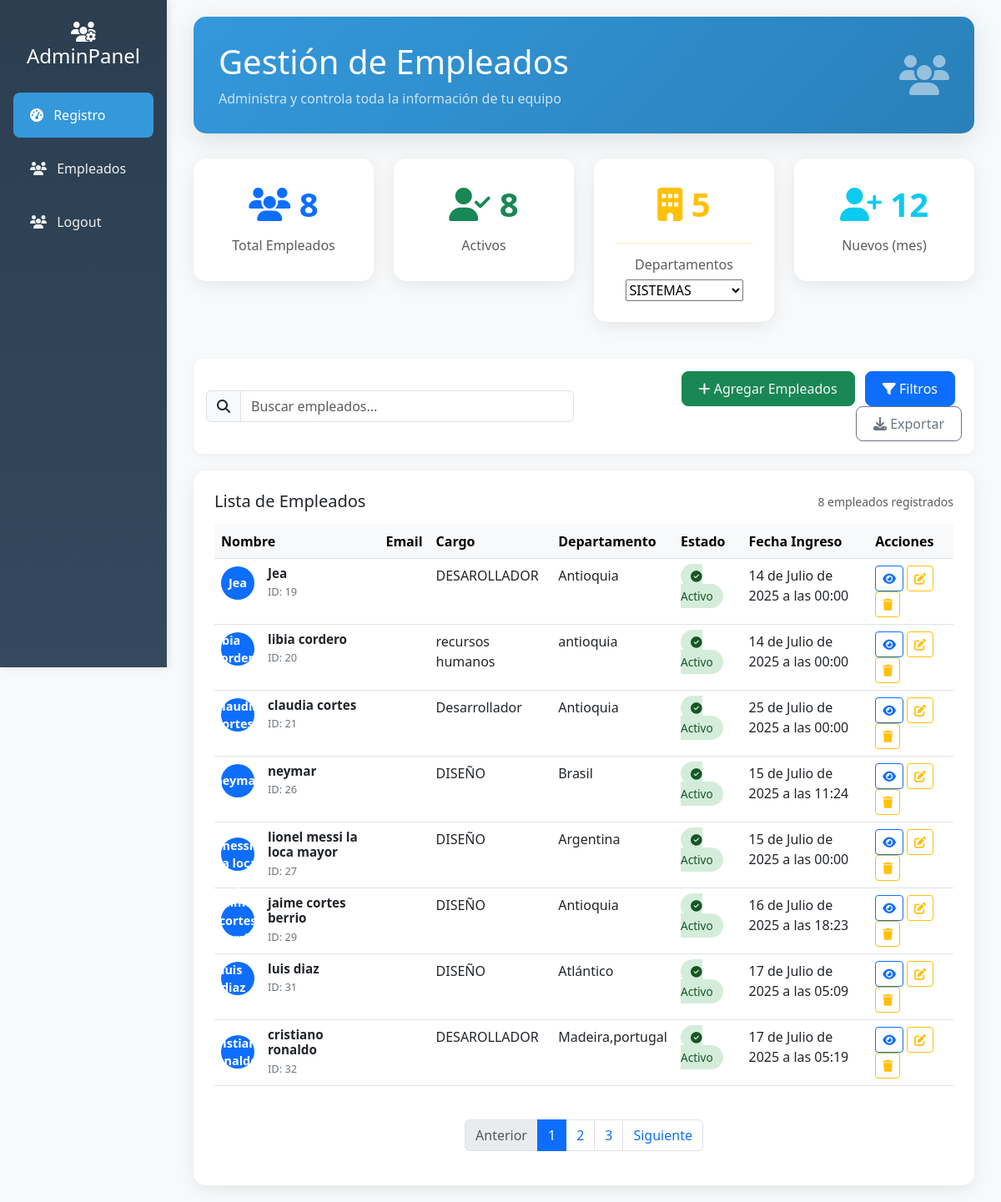
The app's page /dasboard/, older data.
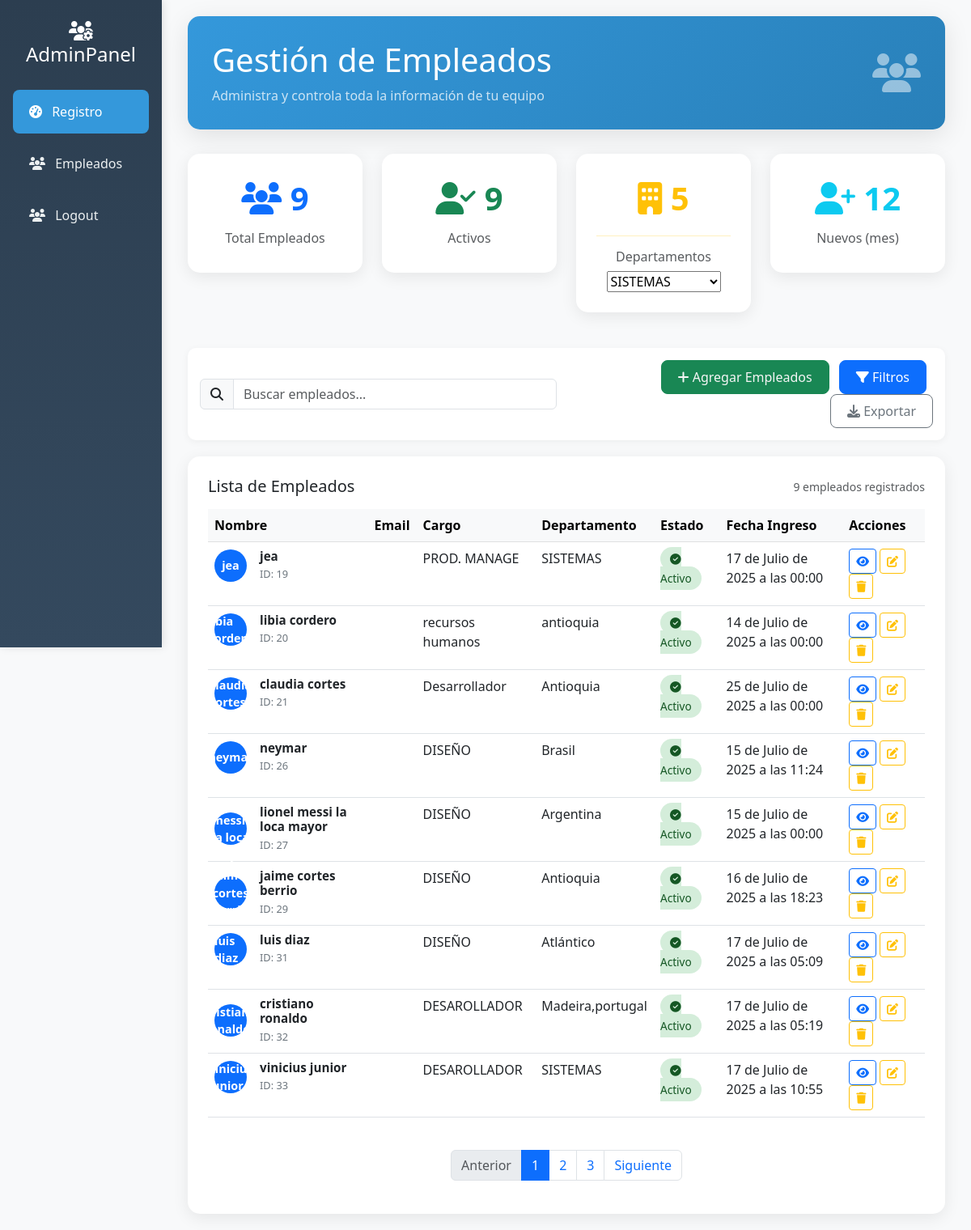
The same page, newer data.
### libreria_app/models.py (models this page shows, shortened)
class Employee(models.Model):
    Nombre_completo=models.CharField(verbose_name='Nombre',max_length=90)
    Email_corporativo=models.EmailField(max_length=254)
    Teléfono=models.CharField(verbose_name='Telefono',max_length=50)
    Cargo=models.CharField(verbose_name='Cargo',max_length=50)
    Departamento=models.CharField(verbose_name='Departamento',max_length=50)
    Fecha_de_contratación=models.DateTimeField(auto_now_add=True)
    Salario=models.DecimalField(max_digits=10, decimal_places=2)
    Estado=models.BooleanField(default=False)
    class Meta:
        verbose_name = 'Empleados'
        verbose_name_plural = 'Empleados'

### libreria_app/views.py (the view)
# urls.py: path('dasboard/',views.dasboard,name='dasboard'),
def dasboard(request):
    emp = Employee.objects.all()
    return render(request,'dasboard.html',{
        'emp':emp
    })

### libreria_app/templates/dasboard.html (shortened to what the changed rows need)
<!DOCTYPE html>
<html lang="es">
  <head>
    <link
      href="https://cdnjs.cloudflare.com/ajax/libs/bootstrap/5.3.0/css/bootstrap.min.css"
      rel="stylesheet"
    />
    <link
      href="https://cdnjs.cloudflare.com/ajax/libs/font-awesome/6.4.0/css/all.min.css"
      rel="stylesheet"
    />
  </head>
  <body>
    <div class="container-fluid">
      <div class="row">
        <div class="col-md-9 col-lg-10">
          <div class="main-content">
            <div class="header-card">
              <div class="d-flex justify-content-between align-items-center">
                <div>
                  <h1 class="mb-2">Gestión de Empleados</h1>
                </div>
              </div>
            </div>
            <div class="row mb-4">
              <div class="col-md-3">
                <div class="stats-card text-center">
                  <div class="stats-number text-primary">
                    <i class="fas fa-users"></i> {{ emp|length }}
                  </div>
                  <h6 class="text-muted">Total Empleados</h6>
                </div>
              </div>
              <div class="col-md-3">
                <div class="stats-card text-center">
                  <div class="stats-number text-success">
                    <i class="fas fa-user-check"></i> {{ emp|length }}
                  </div>
                  <h6 class="text-muted">Activos</h6>
                </div>
              </div>
            </div>
            <div class="data-table">
              <div
                class="d-flex justify-content-between align-items-center mb-3"
              >
                <h5 class="mb-0">Lista de Empleados</h5>
                <small class="text-muted"
                  >{{ emp|length }} empleados registrados</small
                >
              </div>
              <div class="table-responsive">
                <table class="table table-hover">
                  <thead class="table-light">
                    <tr>
                      <th>Nombre</th>
                      <th>Email</th>
                      <th>Cargo</th>
                      <th>Departamento</th>
                      <th>Estado</th>
                      <th>Fecha Ingreso</th>
                      <th>Acciones</th>
                    </tr>
                  </thead>
                  <tbody>
                    {% for empleado in emp %}
                    <tr>
                      <td>
                        <div class="d-flex align-items-center">
                          <div
                            class="employee-avatar bg-primary text-white me-3"
                          >
                            {{empleado.Nombre_completo}}
                          </div>
                          <div class="employee-info">
                            <h6>{{ empleado.Nombre_completo }}</h6>
                            <small>ID: {{ empleado.id }}</small>
                          </div>
                        </div>
                      </td>
                      <td>{{empleado.Email}}</td>
                      <td>{{empleado.Cargo}}</td>
                      <td>
                        {{ empleado.Departamento|default:"No especificado" }}
                      </td>
                      <td>
                        {% if empleado.Estado %}
                        <span class="status-badge badge-active">
                          <i class="fas fa-check-circle"></i> Activo
                        </span>
                        {% else %}
                        <span class="status-badge badge-inactive">
                          <i class="fas fa-times-circle"></i> Inactivo
                        </span>
                        {% endif %}
                      </td>
                      <td>{{ empleado.Fecha_de_contratación}}</td>
                      <td>
                        <div class="btn-group btn-group-sm">
                          <form method="post">
                            <a
                              href="{% url 'detail_emp' empleado.id %}"
                              class="btn btn-outline-primary btn-sm"
                              title="Ver"
                            >
                              <i class="fas fa-eye"></i>
                            </a>
                            <a
                              href="{% url 'editar_admin' empleado.id %}"
                              class="btn btn-outline-warning btn-sm"
                            >
                              <i class="fas fa-edit"></i>
                            </a>
                            <a
                              href="{% url 'eliminar_admin' empleado.id %}"
                              class="btn btn-outline-warning btn-sm"
                            >
                              <i class="fas fa-trash"></i>
                            </a>
                          </form>
                        </div>
                      </td>
                    </tr>
                    {% endfor %}
                  </tbody>
                </table>
              </div>
            </div>
          </div>
        </div>
      </div>
    </div>
  </body>
</html>

Row changes from the older to the newer data that the page shows:
changed Employee id 19: Nombre_completo "Jea" → "jea"; Cargo "DESAROLLADOR" → "PROD. MANAGE"; Departamento "Antioquia" → "SISTEMAS"; Fecha_de_contratación "14 de Julio de 2025 a las 00:00" → "17 de Julio de 2025 a las 00:00"
added Employee: Nombre_completo "vinicius junior", id "33", Cargo "DESAROLLADOR", Departamento "SISTEMAS", Estado True (drawn), Fecha_de_contratación "17 de Julio de 2025 a las 10:55"
Text that changed along with them:
{{ emp|length }}: "8" → "9"
